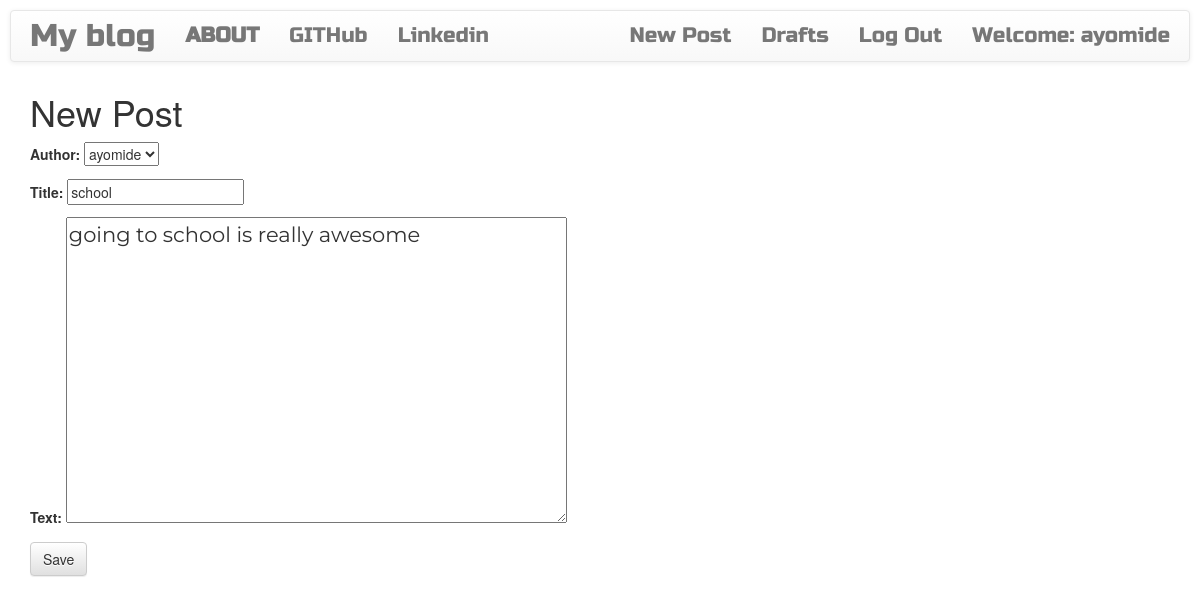
The page /post/7/edit/ (signed in) on the database its author committed.
### blog/models.py (models this page shows, shortened)
class Post(models.Model):
    author = models.ForeignKey('auth.User',on_delete=models.CASCADE)
    title = models.CharField(max_length=200)
    text = models.TextField()
    created_date = models.DateTimeField(default=timezone.now)
    published_date = models.DateTimeField(blank=True,null=True)

### blog/views.py (the view)
# urls.py: path('post/<int:pk>/edit/', views.PostUpdateView.as_view(),name = 'post_edit'),
class PostUpdateView(LoginRequiredMixin,UpdateView):
    login_url = '/login/'
    redirect_field_name = 'blog/post_detail.html'
    form_class = PostForm
    model = Post

### blog/forms.py
class PostForm(forms.ModelForm):
    class Meta():
        model = Post
        fields = ('author','title','text')
        widgets = {
              'title':forms.TextInput(attrs={'class':'textinputclass'}),
              'text':forms.Textarea(attrs={'class':'editable medium-editor-textarea postcontent'})
                 }

### blog/templates/blog/post_form.html (shortened to what this page needs)
{% extends 'blog/base.html' %}
{% block content %}
   <h1>New Post</h1>
   <form class="post-form" method="POST">
     {{form.as_p}}
     <button type="submit" class="save btn btn-default">Save</button>
   </form>
{% endblock %}

### blog/templates/blog/base.html (shortened to what this page needs)
<!DOCTYPE html>
{% load static %}
<html lang="en" dir="ltr">
  <head>
    <link rel="stylesheet" href="https://cdn.jsdelivr.net/npm/bootstrap@3.4.1/dist/css/bootstrap.min.css">
    <link rel="stylesheet" href="https://cdn.jsdelivr.net/npm/bootstrap@3.4.1/dist/css/bootstrap-theme.min.css">
    <link rel="stylesheet" href="//cdn.jsdelivr.net/npm/medium-editor@latest/dist/css/medium-editor.min.css" type="text/css" media="screen" charset="utf-8">
    <link rel="stylesheet" href="{% static 'css/blog.css' %}">
  </head>
  <body class="loader">
    <nav class="navbar navbar-default techfont custom-navbar">
      <div class="container">
        <ul class="nav navbar-nav">
          <li><a class="navbar-brand bigbrand" href="{% url 'post_list' %}">My blog</a></li>
          <li><a href="{% url 'about' %}"><strong>ABOUT</strong></a></li>
          <li><a href="https://www.github.com">GITHub</a></li>
          <li><a href="https://www.linkedin.com">Linkedin</a></li>
        </ul>
        <ul class="nav navbar-nav navbar-right">
          {% if user.is_authenticated %}
          <li><a href="{% url 'post_new' %}">New Post</a></li>
          <li><a href="{% url 'post_draft_list' %}">Drafts</a></li>
          <li><a href="{% url 'logout' %}">Log Out</a></li>
          <li><a>Welcome: {{ user.username }}</a></li>
          {% else %}
          <li><a class="nav navbar-right" href="{% url 'login' %}"><span class="glyphicon glyphicon-user"></span></a></li>
          {% endif %}
        </ul>
      </div>
    </nav>
    <div class="content container">
      <div class="row">
        <div class="col-md-8">
          <div class="blog_posts">
            {% block content %}
            {% endblock %}
          </div>
        </div>
      </div>
    </div>
  </body>
</html>

### static/css/blog.css (style rules this page uses)
.techfont { font-family: 'Russo One', sans-serif; font-size: 1.5em; margin: 10px; }
.bigbrand { font-size: 1.5em; }
.postcontent { font-family: 'Montserrat'; font-size: 1.5em }
.loader { filter:hue-rotate(0deg); color:linear-gradient(45deg,#0f8,#08f); animation:hue 10000ms infinite linear; }

### rows shown on the page
Post: author "ayomide", title "school", text "going to school is really awesome"

### other values the page prints
{{ user.username }} "ayomide"
